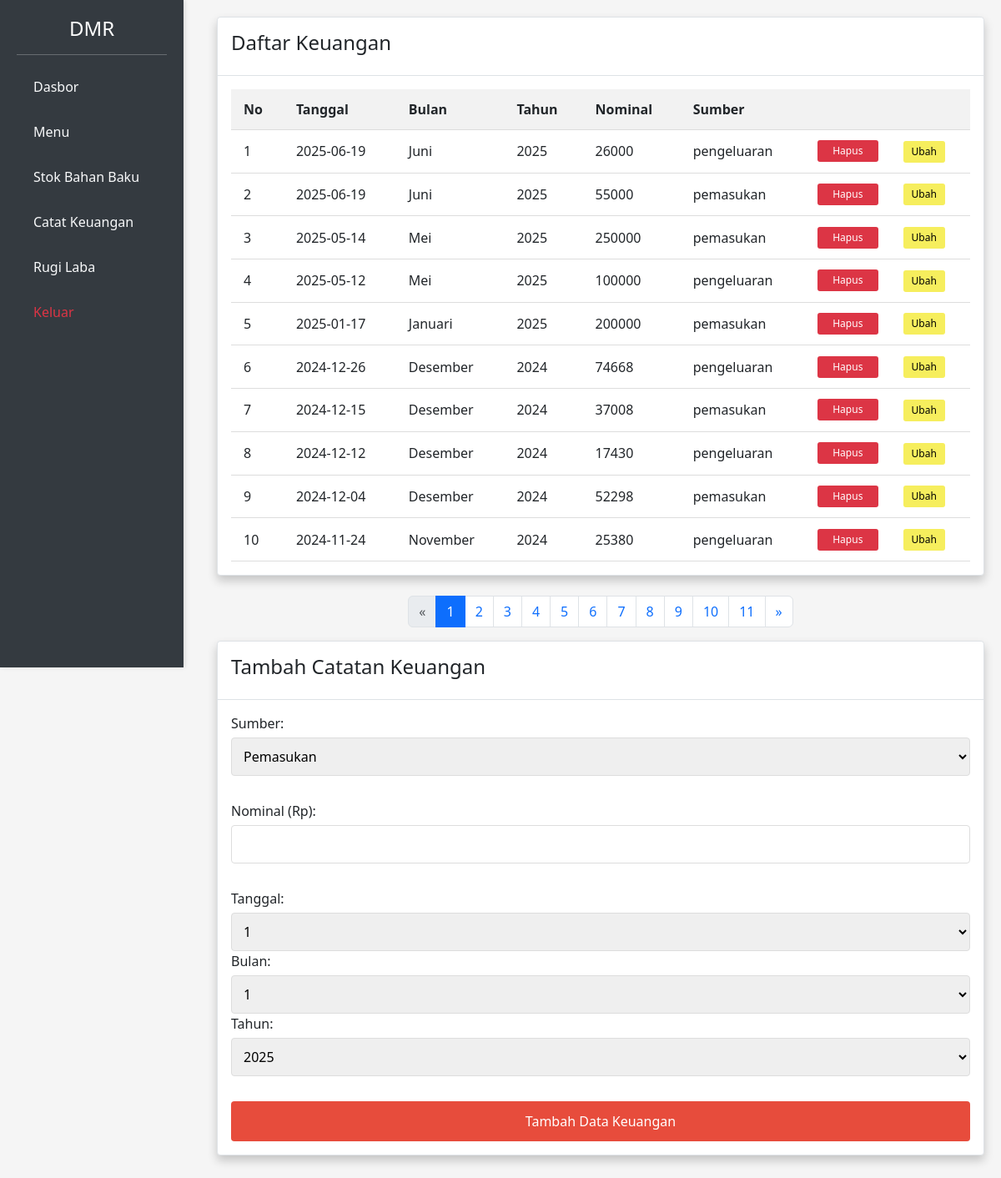
Screenshot of /Dapur/admin-page/pages/TambahCatatanKeuangan.php (signed in) with the database file from the repository.
### tables this page shows
CREATE TABLE `keuangan` (
  `id` int(11) NOT NULL,
  `admin_id` int(11) NOT NULL,
  `sumber` varchar(255) NOT NULL,
  `nominal` int(11) NOT NULL,
  `tanggal` date DEFAULT curdate()
);

### Dapur/admin-page/pages/TambahCatatanKeuangan.php (the view, shortened to what this page needs)
<?php
include '../includes/header.php';
include '../includes/sidebar.php';
include '../includes/footer.php';
function getBulanIndonesia($tanggal) {
    $bulan = [
        1 => 'Januari', 2 => 'Februari', 3 => 'Maret',
        4 => 'April', 5 => 'Mei', 6 => 'Juni',
        7 => 'Juli', 8 => 'Agustus', 9 => 'September',
        10 => 'Oktober', 11 => 'November', 12 => 'Desember'
    ];
    $bulan_num = (int)date('m', strtotime($tanggal));
    return $bulan[$bulan_num];
}
?>
<!DOCTYPE html>
<html lang="en">
<head>
    <link rel="stylesheet" href="../css/pt2.css">
</head>
<body>
    <div class="container">
        <div class="card">
            <div class="card-header">
                <h4>Daftar Keuangan</h4>
            </div>
            <div class="card-body">
                <?php
                    $page = isset($_GET['page']) ? (int)$_GET['page'] : 1;
                    $limit = 10;
                    $offset = ($page - 1) * $limit;
                    $query_total = "SELECT COUNT(*) as total FROM keuangan";
                    $result_total = mysqli_query($koneksi, $query_total);
                    $row_total = mysqli_fetch_assoc($result_total);
                    $total_data = $row_total['total'];
                    $total_pages = ceil($total_data / $limit);
                    $query_keuangan = "SELECT * FROM keuangan ORDER BY tanggal DESC, id DESC LIMIT $limit OFFSET $offset";
                    $result_keuangan = mysqli_query($koneksi, $query_keuangan);
                ?>
                <div class="table-container">
                    <table>
                        <thead>
                            <tr>
                                <th>No</th>
                                <th>Tanggal</th>
                                <th>Bulan</th>
                                <th>Tahun</th>
                                <th>Nominal</th>
                                <th>Sumber</th>
                                <th></th>
                                <th></th>
                            </tr>
                        </thead>
                        <tbody>
                            <?php if(mysqli_num_rows($result_keuangan) > 0): ?>
                                <?php $no = ($page - 1) * $limit + 1; ?>
                                <?php while($keuangan = mysqli_fetch_assoc($result_keuangan)): ?>
                                    <tr>
                                        <td><?php echo $no++; ?></td>
                                        <td><?php echo htmlspecialchars($keuangan['tanggal']); ?></td>
                                        <td><?php echo getBulanIndonesia($keuangan['tanggal']); ?></td>
                                        <td><?php echo date('Y', strtotime($keuangan['tanggal'])); ?></td>
                                        <td><?php echo htmlspecialchars($keuangan['nominal']); ?></td>
                                        <td><?php echo htmlspecialchars($keuangan['sumber']); ?></td>
                                        <td>
                                            <form method="POST" action="" onsubmit="return confirm('Yakin ingin menghapus data keuangan ini?');">
                                                <button type="submit" name="btn-hapus-keuangan" class="btn-hapus">Hapus</button>
                                            </form>
                                        </td>
                                        <td>
                                            <button
                                                type="button" class="btn btn-warning btn-edit"
                                                data-id="<?= $keuangan['id']; ?>"
                                                data-sumber="<?= htmlspecialchars($keuangan['sumber']); ?>"
                                                data-nominal="<?= htmlspecialchars($keuangan['nominal']); ?>"
                                                data-tanggal="<?= htmlspecialchars($keuangan['tanggal']); ?>"
                                                onclick="editKeuangan(this)">
                                                Ubah
                                            </button>
                                        </td>
                                    </tr>
                                <?php endwhile; ?>
                            <?php else: ?>
                                <tr>
                                    <td colspan="2">Belum ada data keuangan yang ditambahkan</td>
                                </tr>
                            <?php endif; ?>
                        </tbody>
                    </table>
                </div>
            </div>
        </div>
        <nav aria-label="Page navigation example">
            <ul class="pagination justify-content-center">
                <li class="page-item <?= ($page <= 1) ? 'disabled' : '' ?>">
                <a class="page-link" href="?page=<?= max(1, $page - 1); ?>" aria-label="Previous">
                    <span aria-hidden="true">&laquo;</span>
                </a>
                </li>
                <?php for ($i = 1; $i <= $total_pages; $i++): ?>
                <li class="page-item <?= ($i == $page) ? 'active' : '' ?>">
                    <a class="page-link" href="?page=<?= $i; ?>"><?= $i; ?></a>
                </li>
                <?php endfor; ?>
                <li class="page-item <?= ($page >= $total_pages) ? 'disabled' : '' ?>">
                <a class="page-link" href="?page=<?= min($total_pages, $page + 1); ?>" aria-label="Next">
                    <span aria-hidden="true">&raquo;</span>
                </a>
                </li>
            </ul>
        </nav>
        <div class="card">
            <div class="card-header">
                <h4>Tambah Catatan Keuangan</h4>
            </div>
            <div class="card-body">
                <form method="POST" action="">
                    <div class="form-group">
                        <label for="sumber">Sumber:</label>
                        <select name="sumber" id="sumber">
                            <option value="pemasukan">Pemasukan</option>
                        </select>
                    </div>
                    <div class="form-group">
                        <label for="nominal">Nominal (Rp):</label>
                        <input type="number" id="nominal" name="nominal" min="0" required>
                    </div>
                    <div class="form-group">
                            <label for="tanggal">Tanggal:</label>
                            <select name="tanggal" id="tanggal">
                                <?php for ($i = 1; $i <= 31; $i++) : ?>
                                    <option value="<?= str_pad($i, 2, '0', STR_PAD_LEFT) ?>"><?= $i ?></option>
                                <?php endfor; ?>
                            </select>
                            <label for="bulan">Bulan:</label>
                            <select name="bulan" id="bulan">
                                <?php for ($i = 1; $i <= 12; $i++) : ?>
                                    <option value="<?= str_pad($i, 2, '0', STR_PAD_LEFT) ?>"><?= $i ?></option>
                                <?php endfor; ?>
                            </select>
                            <label for="tahun">Tahun:</label>
                            <select name="tahun" id="tahun">
                                <?php
                                $tahun_sekarang = date('Y');
                                for ($i = $tahun_sekarang; $i >= $tahun_sekarang - 50; $i--) :
                                ?>
                                    <option value="<?= $i ?>"><?= $i ?></option>
                                <?php endfor; ?>
                            </select>
                    </div>
                    <button type="submit" name="tambah_keuangan">Tambah Data Keuangan</button>
                </form>
            </div>
        </div>
    </div>
</body>
</html>

### Dapur/admin-page/css/pt2.css (style rules this page uses)
body { font-family: 'Segoe UI', Tahoma, Geneva, Verdana, sans-serif; background-color: #f5f5f5; margin: 0; padding: 0; }
.container { width: 90%; max-width: 1200px; margin: 0 auto; margin-left: 240px; padding: 20px; }
.card { background-color: #fff; border: 1px solid #dee2e6; border-radius: 0.25rem; padding: 0; margin-bottom: 1.5rem; box-shadow: 0 6px 12px rgba(0, 0, 0, 0.2); }
.card-header { background-color: #fff; padding: 1rem; font-weight: 600; font-size: 1rem; border-bottom: 1px solid #dee2e6; }
.card-body { padding: 1rem; }
form { display: grid; grid-gap: 15px; }
.form-group { margin-bottom: 15px; }
label { display: block; margin-bottom: 5px; font-weight: 500; }
input, select, textarea { width: 100%; padding: 10px; border: 1px solid #ddd; border-radius: 4px; box-sizing: border-box; }
button { background-color: #e74c3c; color: white; border: none; padding: 12px 20px; border-radius: 4px; cursor: pointer; font-size: 16px; }
.btn-hapus { background-color: #dc3545; color: #fff; padding: 4px 10px; font-size: 12px; border: none; border-radius: 3px; cursor: pointer; transition: background-color 0.2s; }
.btn-edit { background-color: #f6ee5d; color: #000; padding: 4px 10px; font-size: 12px; border: none; border-radius: 3px; cursor: pointer; transition: background-color 0.2s; }
.table-container { overflow-x: auto; }
table { width: 100%; border-collapse: collapse; }
table th, table td { padding: 12px 15px; text-align: left; border-bottom: 1px solid #ddd; }
table th { background-color: #f2f2f2; }

### Dapur/admin-page/includes/header.php (style rules this page uses)
body { display: flex; min-height: 100vh; overflow-x: hidden; }

### rows the page displays
keuangan: tanggal "2025-06-19", tanggal "Juni", tanggal "2025", nominal "26000", sumber "pengeluaran"
keuangan: tanggal "2025-06-19", tanggal "Juni", tanggal "2025", nominal "55000", sumber "pemasukan"
keuangan: tanggal "2025-05-14", tanggal "Mei", tanggal "2025", nominal "250000", sumber "pemasukan"
keuangan: tanggal "2025-05-12", tanggal "Mei", tanggal "2025", nominal "100000", sumber "pengeluaran"
keuangan: tanggal "2025-01-17", tanggal "Januari", tanggal "2025", nominal "200000", sumber "pemasukan"
keuangan: tanggal "2024-12-26", tanggal "Desember", tanggal "2024", nominal "74668", sumber "pengeluaran"
keuangan: tanggal "2024-12-15", tanggal "Desember", tanggal "2024", nominal "37008", sumber "pemasukan"
keuangan: tanggal "2024-12-12", tanggal "Desember", tanggal "2024", nominal "17430", sumber "pengeluaran"
keuangan: tanggal "2024-12-04", tanggal "Desember", tanggal "2024", nominal "52298", sumber "pemasukan"
keuangan: tanggal "2024-11-24", tanggal "November", tanggal "2024", nominal "25380", sumber "pengeluaran"

### other values shown
form field tanggal "1"
form field bulan "1"
form field tahun "2025"
